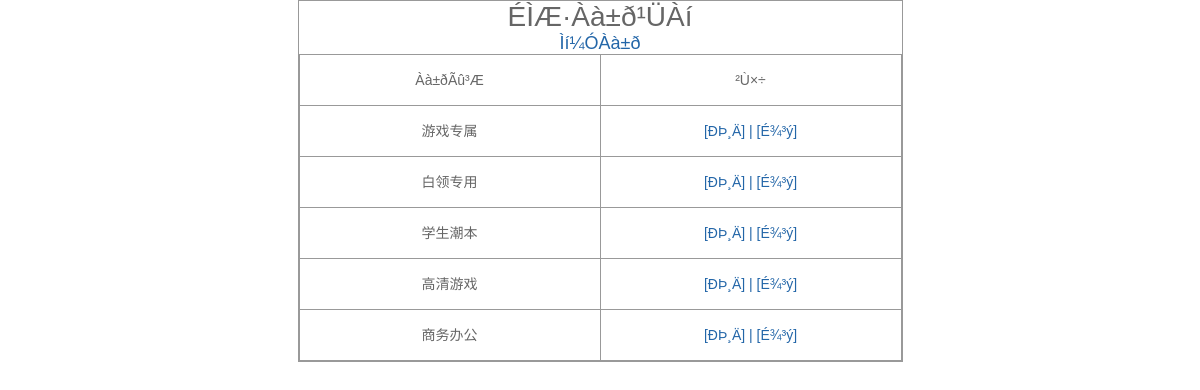
Page /admin/cat.php (signed in) on the committed database.
### tables this page shows
CREATE TABLE `type` (
`id`  int(4) NOT NULL AUTO_INCREMENT ,
`typename`  varchar(50) NULL DEFAULT NULL ,
PRIMARY KEY (`id`)
);

### admin/cat.php (the view, shortened to what this page needs)
<html>
<head>
<link rel="stylesheet" type="text/css" href="adminCss/admincp.css">
<link rel="stylesheet" type="text/css" href="adminCss/shopmanage.css">
</head>
<body>
<?php
include("../conn.php");
$sql=mysql_query("select * from type order by id desc",$conn);
$info=mysql_fetch_array($sql);
 if($info==false)
  {
    echo "±¾Õ¾ÔÝÎÞÉÌÆ·Àà±ð!";
   }
  else
  {
?>
<div>
  <table width="600" border="0" align="center" cellpadding="0" cellspacing="0" class="table-border">
   <form name="form1" method="post" action="deletelb.php">
    <tr>
      <td height="50"><div class="shop-type">ÉÌÆ·Àà±ð¹ÜÀí
      </div>
 <span style="font-size:18px;text-align:center;display:block;"><a href="cat_add.php">Ìí¼ÓÀà±ð</a></span>
      </td>
    </tr>
    <tr>
      <td>
        <table width="600" border="1" align="center" cellpadding="0" cellspacing="1" class="table-border">
          <tr>
            <td ><div class="shop-type-content" style="width:300px">Àà±ðÃû³Æ</div></td>
            <td><div class="shop-type-content" style="width:300px">²Ù×÷</div></td>
          </tr>
    <?php
      do
      {
    ?>
        <tr>
          <td><div class="shop-type-content"><?php echo $info[typename];?></div></td>
          <td><div class="shop-type-content">
          <a href="cat_edit.php?id=<?php echo $info[id]?>">[ÐÞ¸Ä] |
          <a href="cat_del.php?id=<?php echo $info[id]?>" onclick="return confirm('È·¶¨ÒªÉ¾³ýÂð');" >[É¾³ý]</a></div></td>
        </tr>
    <?php
     }
     while($info=mysql_fetch_array($sql));
    ?>
      </table></td>
    </tr>
  </form>
  </table>
</div>
<?php
 }
?>
</body>
</html>

### admin/adminCss/admincp.css (style rules this page uses)
* { word-wrap:break-word; outline:none; }
body { background:#FFF; text-align:center; }
body, td, input, textarea, select, button { color:#666; font:14px "Lucida Grande", Verdana, Lucida, Helvetica, Arial, 'Simsun', sans-serif; }
body, ul, dl, dd, p, h1, h2, h3, h4, h5, h6, form, fieldset { margin:0; padding:0; }
a { color:#2366A8; text-decoration:none; }
table { border-collapse:collapse; }
.table-border { border:1px solid #999; }

### admin/adminCss/shopmanage.css (style rules this page uses)
.shop-edit, .shop-add, .shop-type, .shop-query, .user-edit, .add-adv { font-size:28px; text-align:center; }
.shop-type-content { width:300px; height:50px; line-height:50px; text-align:center; }

### rows in the picture
type: typename "游戏专属"
type: typename "白领专用"
type: typename "学生潮本"
type: typename "高清游戏"
type: typename "商务办公"
